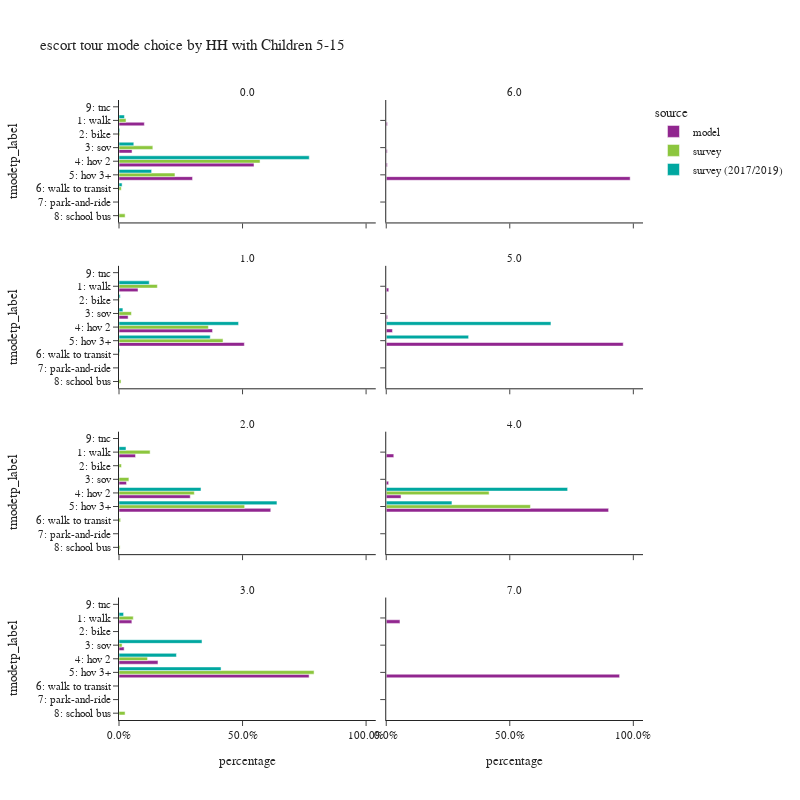

Source (notebook cell):
### Code cell
plot_mode_choice(es_tour,
                 "hh515",
                 {
                  "tmodetp_label":["1: walk","2: bike","3: sov","4: hov 2","5: hov 3+","6: walk to transit",
                                   "7: park-and-ride","8: school bus","9: other–survey only"]},
                 "HH with Children 5-15",2,800)

### Figure 1 — Plotly figure (JSON) as saved in the notebook; plotly's stock layout.template omitted (floating-point values rounded to 4 significant figures)
{"data": [{"alignmentgroup": "True", "customdata": [[41105], [228], [21159], [218925], [119272]], "hovertemplate": "source=model<br>hh515=0.0<br>percentage=%{x}<br>tmodetp_label=%{y}<br>sample count=%{customdata[0]}<extra></extra>", "legendgroup": "model", "marker": {"color": "#91268F", "pattern": {"shape": ""}}, "name": "model", "offsetgroup": "model", "orientation": "h", "showlegend": true, "textposition": "auto", "type": "bar", "x": [0.1026, 0.000569, 0.05281, 0.5464, 0.2977], "xaxis": "x7", "y": ["1: walk", "2: bike", "3: sov", "4: hov 2", "5: hov 3+"], "yaxis": "y7"}, {"alignmentgroup": "True", "customdata": [[13], [11], [12], [2776]], "hovertemplate": "source=model<br>hh515=6.0<br>percentage=%{x}<br>tmodetp_label=%{y}<br>sample count=%{customdata[0]}<extra></extra>", "legendgroup": "model", "marker": {"color": "#91268F", "pattern": {"shape": ""}}, "name": "model", "offsetgroup": "model", "orientation": "h", "showlegend": false, "textposition": "auto", "type": "bar", "x": [0.004623, 0.003912, 0.004267, 0.9872], "xaxis": "x8", "y": ["1: walk", "3: sov", "4: hov 2", "5: hov 3+"], "yaxis": "y8"}, {"alignmentgroup": "True", "customdata": [[18953], [63], [9075], [93183], [124878]], "hovertemplate": "source=model<br>hh515=1.0<br>percentage=%{x}<br>tmodetp_label=%{y}<br>sample count=%{customdata[0]}<extra></extra>", "legendgroup": "model", "marker": {"color": "#91268F", "pattern": {"shape": ""}}, "name": "model", "offsetgroup": "model", "orientation": "h", "showlegend": false, "textposition": "auto", "type": "bar", "x": [0.077, 0.0002559, 0.03687, 0.3786, 0.5073], "xaxis": "x5", "y": ["1: walk", "2: bike", "3: sov", "4: hov 2", "5: hov 3+"], "yaxis": "y5"}, {"alignmentgroup": "True", "customdata": [[35], [19], [86], [3283]], "hovertemplate": "source=model<br>hh515=5.0<br>percentage=%{x}<br>tmodetp_label=%{y}<br>sample count=%{customdata[0]}<extra></extra>", "legendgroup": "model", "marker": {"color": "#91268F", "pattern": {"shape": ""}}, "name": "model", "offsetgroup": "model", "orientation": "h", "showlegend": false, "textposition": "auto", "type": "bar", "x": [0.01022, 0.005551, 0.02512, 0.9591], "xaxis": "x6", "y": ["1: walk", "3: sov", "4: hov 2", "5: hov 3+"], "yaxis": "y6"}, {"alignmentgroup": "True", "customdata": [[10439], [31], [4716], [44986], [95801]], "hovertemplate": "source=model<br>hh515=2.0<br>percentage=%{x}<br>tmodetp_label=%{y}<br>sample count=%{customdata[0]}<extra></extra>", "legendgroup": "model", "marker": {"color": "#91268F", "pattern": {"shape": ""}}, "name": "model", "offsetgroup": "model", "orientation": "h", "showlegend": false, "textposition": "auto", "type": "bar", "x": [0.06693, 0.0001988, 0.03024, 0.2884, 0.6142], "xaxis": "x3", "y": ["1: walk", "2: bike", "3: sov", "4: hov 2", "5: hov 3+"], "yaxis": "y3"}, {"alignmentgroup": "True", "customdata": [[389], [123], [762], [11456]], "hovertemplate": "source=model<br>hh515=4.0<br>percentage=%{x}<br>tmodetp_label=%{y}<br>sample count=%{customdata[0]}<extra></extra>", "legendgroup": "model", "marker": {"color": "#91268F", "pattern": {"shape": ""}}, "name": "model", "offsetgroup": "model", "orientation": "h", "showlegend": false, "textposition": "auto", "type": "bar", "x": [0.03056, 0.009662, 0.05986, 0.8999], "xaxis": "x4", "y": ["1: walk", "3: sov", "4: hov 2", "5: hov 3+"], "yaxis": "y4"}, {"alignmentgroup": "True", "customdata": [[2159], [3], [861], [6546], [31920]], "hovertemplate": "source=model<br>hh515=3.0<br>percentage=%{x}<br>tmodetp_label=%{y}<br>sample count=%{customdata[0]}<extra></extra>", "legendgroup": "model", "marker": {"color": "#91268F", "pattern": {"shape": ""}}, "name": "model", "offsetgroup": "model", "orientation": "h", "showlegend": false, "textposition": "auto", "type": "bar", "x": [0.05204, 7.231e-05, 0.02075, 0.1578, 0.7694], "xaxis": "x", "y": ["1: walk", "2: bike", "3: sov", "4: hov 2", "5: hov 3+"], "yaxis": "y"}, {"alignmentgroup": "True", "customdata": [[4], [68]], "hovertemplate": "source=model<br>hh515=7.0<br>percentage=%{x}<br>tmodetp_label=%{y}<br>sample count=%{customdata[0]}<extra></extra>", "legendgroup": "model", "marker": {"color": "#91268F", "pattern": {"shape": ""}}, "name": "model", "offsetgroup": "model", "orientation": "h", "showlegend": false, "textposition": "auto", "type": "bar", "x": [0.05556, 0.9444], "xaxis": "x2", "y": ["1: walk", "5: hov 3+"], "yaxis": "y2"}, {"alignmentgroup": "True", "customdata": [[23], [9], [37], [172], [63], [8], [1]], "hovertemplate": "source=survey<br>hh515=0.0<br>percentage=%{x}<br>tmodetp_label=%{y}<br>sample count=%{customdata[0]}<extra></extra>", "legendgroup": "survey", "marker": {"color": "#8CC63E", "pattern": {"shape": ""}}, "name": "survey", "offsetgroup": "survey", "orientation": "h", "showlegend": true, "textposition": "auto", "type": "bar", "x": [0.02845, 0.003444, 0.137, 0.5709, 0.2265, 0.009005, 0.02477], "xaxis": "x7", "y": ["1: walk", "2: bike", "3: sov", "4: hov 2", "5: hov 3+", "6: walk to transit", "8: school bus"], "yaxis": "y7"}, {"alignmentgroup": "True", "customdata": [[33], [4], [8], [77], [64], [2], [1]], "hovertemplate": "source=survey<br>hh515=1.0<br>percentage=%{x}<br>tmodetp_label=%{y}<br>sample count=%{customdata[0]}<extra></extra>", "legendgroup": "survey", "marker": {"color": "#8CC63E", "pattern": {"shape": ""}}, "name": "survey", "offsetgroup": "survey", "orientation": "h", "showlegend": false, "textposition": "auto", "type": "bar", "x": [0.1552, 0.001829, 0.05035, 0.3618, 0.4211, 0.001547, 0.008171], "xaxis": "x5", "y": ["1: walk", "2: bike", "3: sov", "4: hov 2", "5: hov 3+", "6: walk to transit", "8: school bus"], "yaxis": "y5"}, {"alignmentgroup": "True", "customdata": [[28], [1], [4], [51], [102], [3], [3]], "hovertemplate": "source=survey<br>hh515=2.0<br>percentage=%{x}<br>tmodetp_label=%{y}<br>sample count=%{customdata[0]}<extra></extra>", "legendgroup": "survey", "marker": {"color": "#8CC63E", "pattern": {"shape": ""}}, "name": "survey", "offsetgroup": "survey", "orientation": "h", "showlegend": false, "textposition": "auto", "type": "bar", "x": [0.1259, 0.009819, 0.04005, 0.3049, 0.5085, 0.006488, 0.004352], "xaxis": "x3", "y": ["1: walk", "2: bike", "3: sov", "4: hov 2", "5: hov 3+", "6: walk to transit", "8: school bus"], "yaxis": "y3"}, {"alignmentgroup": "True", "customdata": [[4], [10]], "hovertemplate": "source=survey<br>hh515=4.0<br>percentage=%{x}<br>tmodetp_label=%{y}<br>sample count=%{customdata[0]}<extra></extra>", "legendgroup": "survey", "marker": {"color": "#8CC63E", "pattern": {"shape": ""}}, "name": "survey", "offsetgroup": "survey", "orientation": "h", "showlegend": false, "textposition": "auto", "type": "bar", "x": [0.4163, 0.5837], "xaxis": "x4", "y": ["4: hov 2", "5: hov 3+"], "yaxis": "y4"}, {"alignmentgroup": "True", "customdata": [[3], [1], [6], [27], [1]], "hovertemplate": "source=survey<br>hh515=3.0<br>percentage=%{x}<br>tmodetp_label=%{y}<br>sample count=%{customdata[0]}<extra></extra>", "legendgroup": "survey", "marker": {"color": "#8CC63E", "pattern": {"shape": ""}}, "name": "survey", "offsetgroup": "survey", "orientation": "h", "showlegend": false, "textposition": "auto", "type": "bar", "x": [0.05779, 0.01251, 0.1156, 0.7895, 0.02459], "xaxis": "x", "y": ["1: walk", "3: sov", "4: hov 2", "5: hov 3+", "8: school bus"], "yaxis": "y"}, {"alignmentgroup": "True", "customdata": [[39], [5], [22], [172], [84], [7], [1]], "hovertemplate": "source=survey (2017/2019)<br>hh515=0.0<br>percentage=%{x}<br>tmodetp_label=%{y}<br>sample count=%{customdata[0]}<extra></extra>", "legendgroup": "survey (2017/2019)", "marker": {"color": "#00A7A0", "pattern": {"shape": ""}}, "name": "survey (2017/2019)", "offsetgroup": "survey (2017/2019)", "orientation": "h", "showlegend": true, "textposition": "auto", "type": "bar", "x": [0.022, 0.003346, 0.0599, 0.77, 0.132, 0.01251, 0.0001936], "xaxis": "x7", "y": ["1: walk", "2: bike", "3: sov", "4: hov 2", "5: hov 3+", "6: walk to transit", "9: tnc"], "yaxis": "y7"}, {"alignmentgroup": "True", "customdata": [[36], [3], [3], [101], [96], [6]], "hovertemplate": "source=survey (2017/2019)<br>hh515=1.0<br>percentage=%{x}<br>tmodetp_label=%{y}<br>sample count=%{customdata[0]}<extra></extra>", "legendgroup": "survey (2017/2019)", "marker": {"color": "#00A7A0", "pattern": {"shape": ""}}, "name": "survey (2017/2019)", "offsetgroup": "survey (2017/2019)", "orientation": "h", "showlegend": false, "textposition": "auto", "type": "bar", "x": [0.1224, 0.005003, 0.01577, 0.4839, 0.3693, 0.003522], "xaxis": "x5", "y": ["1: walk", "2: bike", "3: sov", "4: hov 2", "5: hov 3+", "6: walk to transit"], "yaxis": "y5"}, {"alignmentgroup": "True", "customdata": [[2], [1]], "hovertemplate": "source=survey (2017/2019)<br>hh515=5.0<br>percentage=%{x}<br>tmodetp_label=%{y}<br>sample count=%{customdata[0]}<extra></extra>", "legendgroup": "survey (2017/2019)", "marker": {"color": "#00A7A0", "pattern": {"shape": ""}}, "name": "survey (2017/2019)", "offsetgroup": "survey (2017/2019)", "orientation": "h", "showlegend": false, "textposition": "auto", "type": "bar", "x": [0.6667, 0.3333], "xaxis": "x6", "y": ["4: hov 2", "5: hov 3+"], "yaxis": "y6"}, {"alignmentgroup": "True", "customdata": [[19], [2], [66], [89]], "hovertemplate": "source=survey (2017/2019)<br>hh515=2.0<br>percentage=%{x}<br>tmodetp_label=%{y}<br>sample count=%{customdata[0]}<extra></extra>", "legendgroup": "survey (2017/2019)", "marker": {"color": "#00A7A0", "pattern": {"shape": ""}}, "name": "survey (2017/2019)", "offsetgroup": "survey (2017/2019)", "orientation": "h", "showlegend": false, "textposition": "auto", "type": "bar", "x": [0.02832, 0.0004989, 0.3319, 0.6393], "xaxis": "x3", "y": ["1: walk", "3: sov", "4: hov 2", "5: hov 3+"], "yaxis": "y3"}, {"alignmentgroup": "True", "customdata": [[2], [2]], "hovertemplate": "source=survey (2017/2019)<br>hh515=4.0<br>percentage=%{x}<br>tmodetp_label=%{y}<br>sample count=%{customdata[0]}<extra></extra>", "legendgroup": "survey (2017/2019)", "marker": {"color": "#00A7A0", "pattern": {"shape": ""}}, "name": "survey (2017/2019)", "offsetgroup": "survey (2017/2019)", "orientation": "h", "showlegend": false, "textposition": "auto", "type": "bar", "x": [0.7341, 0.2659], "xaxis": "x4", "y": ["4: hov 2", "5: hov 3+"], "yaxis": "y4"}, {"alignmentgroup": "True", "customdata": [[5], [2], [12], [20]], "hovertemplate": "source=survey (2017/2019)<br>hh515=3.0<br>percentage=%{x}<br>tmodetp_label=%{y}<br>sample count=%{customdata[0]}<extra></extra>", "legendgroup": "survey (2017/2019)", "marker": {"color": "#00A7A0", "pattern": {"shape": ""}}, "name": "survey (2017/2019)", "offsetgroup": "survey (2017/2019)", "orientation": "h", "showlegend": false, "textposition": "auto", "type": "bar", "x": [0.01854, 0.336, 0.2325, 0.413], "xaxis": "x", "y": ["1: walk", "3: sov", "4: hov 2", "5: hov 3+"], "yaxis": "y"}], "layout": {"annotations": [{"font": {}, "showarrow": false, "text": "3.0", "x": 0.245, "xanchor": "center", "xref": "paper", "y": 0.1975, "yanchor": "bottom", "yref": "paper"}, {"font": {}, "showarrow": false, "text": "7.0", "x": 0.755, "xanchor": "center", "xref": "paper", "y": 0.1975, "yanchor": "bottom", "yref": "paper"}, {"font": {}, "showarrow": false, "text": "2.0", "x": 0.245, "xanchor": "center", "xref": "paper", "y": 0.465, "yanchor": "bottom", "yref": "paper"}, {"font": {}, "showarrow": false, "text": "4.0", "x": 0.755, "xanchor": "center", "xref": "paper", "y": 0.465, "yanchor": "bottom", "yref": "paper"}, {"font": {}, "showarrow": false, "text": "1.0", "x": 0.245, "xanchor": "center", "xref": "paper", "y": 0.7325, "yanchor": "bottom", "yref": "paper"}, {"font": {}, "showarrow": false, "text": "5.0", "x": 0.755, "xanchor": "center", "xref": "paper", "y": 0.7325, "yanchor": "bottom", "yref": "paper"}, {"font": {}, "showarrow": false, "text": "0.0", "x": 0.245, "xanchor": "center", "xref": "paper", "y": 1.0, "yanchor": "bottom", "yref": "paper"}, {"font": {}, "showarrow": false, "text": "6.0", "x": 0.755, "xanchor": "center", "xref": "paper", "y": 1.0, "yanchor": "bottom", "yref": "paper"}], "barmode": "group", "height": 800, "legend": {"title": {"text": "source"}, "tracegroupgap": 0}, "title": {"text": "escort tour mode choice by HH with Children 5-15"}, "width": 800, "xaxis": {"anchor": "y", "domain": [0.0, 0.49], "tickformat": ".1%", "title": {"text": "percentage"}}, "xaxis2": {"anchor": "y2", "domain": [0.51, 1.0], "matches": "x", "tickformat": ".1%", "title": {"text": "percentage"}}, "xaxis3": {"anchor": "y3", "domain": [0.0, 0.49], "matches": "x", "showticklabels": false, "tickformat": ".1%"}, "xaxis4": {"anchor": "y4", "domain": [0.51, 1.0], "matches": "x", "showticklabels": false, "tickformat": ".1%"}, "xaxis5": {"anchor": "y5", "domain": [0.0, 0.49], "matches": "x", "showticklabels": false, "tickformat": ".1%"}, "xaxis6": {"anchor": "y6", "domain": [0.51, 1.0], "matches": "x", "showticklabels": false, "tickformat": ".1%"}, "xaxis7": {"anchor": "y7", "domain": [0.0, 0.49], "matches": "x", "showticklabels": false, "tickformat": ".1%"}, "xaxis8": {"anchor": "y8", "domain": [0.51, 1.0], "matches": "x", "showticklabels": false, "tickformat": ".1%"}, "yaxis": {"anchor": "x", "categoryarray": ["9: other–survey only", "8: school bus", "7: park-and-ride", "6: walk to transit", "5: hov 3+", "4: hov 2", "3: sov", "2: bike", "1: walk"], "categoryorder": "array", "domain": [0.0, 0.1975], "title": {"text": "tmodetp_label"}}, "yaxis2": {"anchor": "x2", "domain": [0.0, 0.1975], "matches": "y", "showticklabels": false}, "yaxis3": {"anchor": "x3", "categoryarray": ["9: other–survey only", "8: school bus", "7: park-and-ride", "6: walk to transit", "5: hov 3+", "4: hov 2", "3: sov", "2: bike", "1: walk"], "categoryorder": "array", "domain": [0.2675, 0.465], "matches": "y", "title": {"text": "tmodetp_label"}}, "yaxis4": {"anchor": "x4", "domain": [0.2675, 0.465], "matches": "y", "showticklabels": false}, "yaxis5": {"anchor": "x5", "categoryarray": ["9: other–survey only", "8: school bus", "7: park-and-ride", "6: walk to transit", "5: hov 3+", "4: hov 2", "3: sov", "2: bike", "1: walk"], "categoryorder": "array", "domain": [0.535, 0.7325], "matches": "y", "title": {"text": "tmodetp_label"}}, "yaxis6": {"anchor": "x6", "domain": [0.535, 0.7325], "matches": "y", "showticklabels": false}, "yaxis7": {"anchor": "x7", "categoryarray": ["9: other–survey only", "8: school bus", "7: park-and-ride", "6: walk to transit", "5: hov 3+", "4: hov 2", "3: sov", "2: bike", "1: walk"], "categoryorder": "array", "domain": [0.8025, 1.0], "matches": "y", "title": {"text": "tmodetp_label"}}, "yaxis8": {"anchor": "x8", "domain": [0.8025, 1.0], "matches": "y", "showticklabels": false}}}
